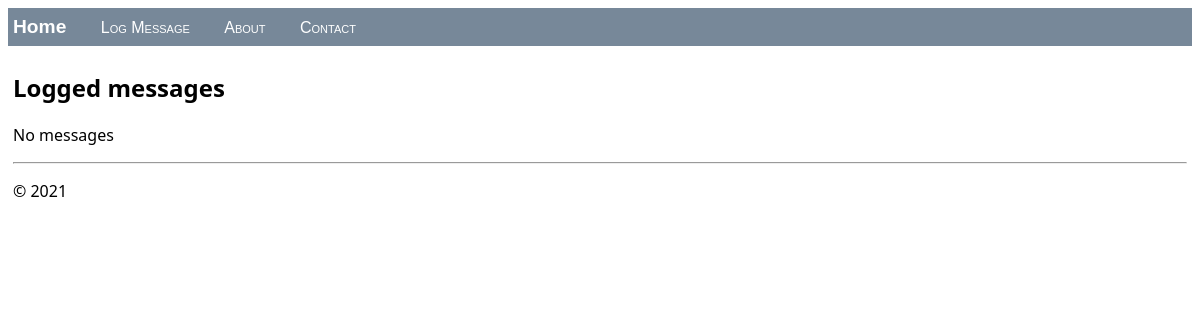
Before: / with the older database file.
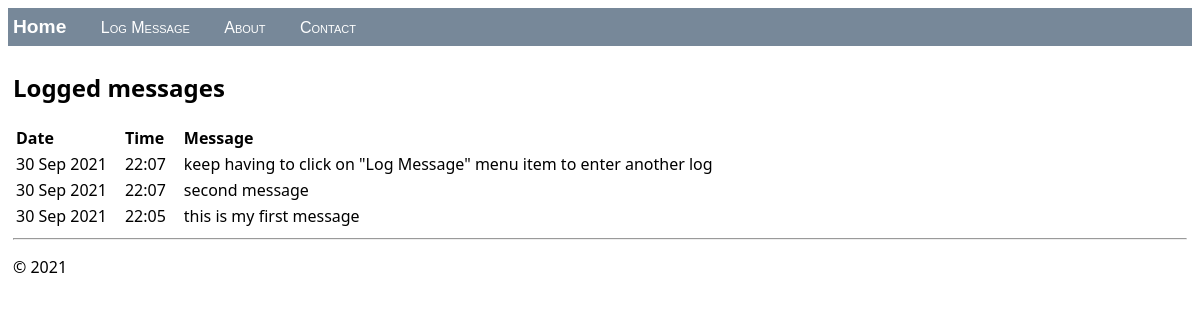
After: the same page with the newer database file.
### hello/models.py (models this page shows, shortened)
class LogMessage(models.Model):
    message = models.CharField(max_length=300)
    log_date = models.DateTimeField("date logged")

### hello/views.py (the view)
class HomeListView(ListView):
    model = LogMessage
    def get_context_data(self, **kwargs):
        context = super(HomeListView, self).get_context_data(**kwargs)
        return context

### hello/templates/hello/home.html (shortened to what this page needs)
{% extends "hello/layout.html" %}
{% block content %}
    <h2>Logged messages</h2>
    {% if message_list %}
        <table class="message_list">
            <thead>
                <tr>
                    <th>Date</th>
                    <th>Time</th>
                    <th>Message</th>
                </tr>
            </thead>
            <tbody>
                {% for message in message_list %}
                    <tr>
                        <td>{{ message.log_date | date:'d M Y' }}</td>
                        <td>{{ message.log_date | time:'H:i' }}</td>
                        <td>{{ message.message }}</td>
                    </tr>
                {% endfor %}
            </tbody>
        </table>
    {% else %}
        <p>No messages</p>
    {% endif %}
{% endblock %}

### hello/templates/hello/layout.html (shortened to what this page needs)
<!DOCTYPE html>
<html>
    <head>
        {% load static %}
        <link rel="stylesheet" type="text/css" href="{% static 'hello/site.css' %}" />
    </head>
    <body>
        <div class="navbar">
            <a href="{% url 'home' %}" class="navbar-brand">Home</a>
            <a href="{% url 'log' %}" class="navbar-item">Log Message</a>
            <a href="{% url 'about' %}" class="navbar-item">About</a>
            <a href="{% url 'contact' %}" class="navbar-item">Contact</a>
        </div>
        <div class="body-content">
            {% block content %}
            {% endblock %}
            <hr/>
            <footer>
                <p>&copy; 2021</p>
            </footer>
        </div>
    </body>
</html>

### hello/static/hello/site.css (style rules this page uses)
.message_list th,td { text-align: left; padding-right: 15px; }
.navbar { background-color: lightslategrey; font-size: 1em; font-family: 'Trebuchet MS', 'Lucida Sans Unicode', 'Lucida Grande', 'Lucida Sans', 'Trebuchet MS', 'Lucida Sans Unicode', 'Lucida Grande', 'Lucida Sans', Arial, sans-serif; color: white; padding: 8px 5px 8px 5px; }
.navbar a { text-decoration: none; color: inherit; }
.navbar-brand { font-size: 1.2em; font-weight: 600; }
.navbar-item { font-variant: small-caps; margin-left: 30px; }
.body-content { padding: 5px; font-family:'Segoe UI', Tahoma, Geneva, Verdana, sans-serif; }

Changed rows visible on the page:
added LogMessage: log_date "30 Sep 2021", log_date "22:07", message "keep having to click on \"Log Message\" menu item to enter another log"
added LogMessage: log_date "30 Sep 2021", log_date "22:07", message "second message"
added LogMessage: log_date "30 Sep 2021", log_date "22:05", message "this is my first message"
Other visible differences:
text no longer shown: "No messages"
text now shown: "Date Time Message"
